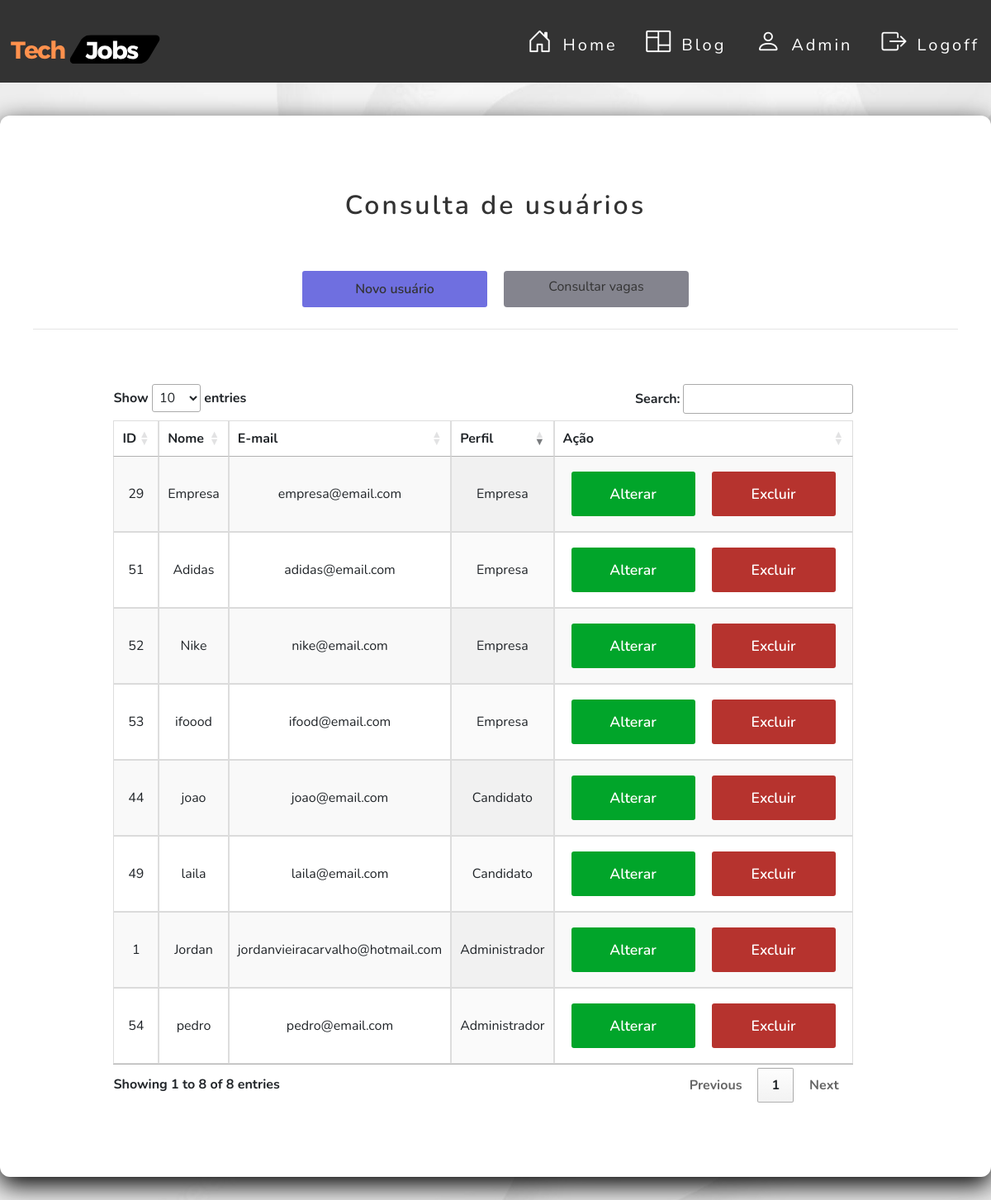
Screenshot of /usuarios/administrador/index.php with the database file from the repository.
### tables this page shows
CREATE TABLE `usuario` (
  `id` int NOT NULL,
  `nome` varchar(40) DEFAULT NULL,
  `razao_social` varchar(50) DEFAULT NULL,
  `cpf` varchar(20) DEFAULT NULL,
  `cnpj` varchar(18) DEFAULT NULL,
  `senha` varchar(50) DEFAULT NULL,
  `email` varchar(50) NOT NULL,
  `sexo` varchar(20) DEFAULT NULL,
  `ddi` varchar(6) DEFAULT NULL,
  `ddd` varchar(20) DEFAULT NULL,
  `numero` varchar(17) DEFAULT NULL,
  `cep` varchar(15) DEFAULT NULL,
  `cidade` varchar(30) DEFAULT NULL,
  `logradouro` varchar(10) DEFAULT NULL,
  `bairro` varchar(30) DEFAULT NULL,
  `lote` varchar(10) DEFAULT NULL,
  `rua` varchar(30) DEFAULT NULL,
  `complemento` varchar(20) DEFAULT NULL,
  `curriculo` varchar(100) NOT NULL,
  `perfil_id` int DEFAULT NULL
);

CREATE TABLE `perfil` (
  `id` int NOT NULL,
  `nome` varchar(50) NOT NULL
);

### src/database/conexao.php (called while the page is built)
<?php
class Conexao
{
    public static function getConexao()
    {
        try {
            return new PDO("mysql:host=127.0.0.1;dbname=techjobsdb", "root", "");
        } catch (\PDOException $e) {
            echo 'Error ao conectar com banco de dados. ' . $e->getMessage();
            return null;
        }
    }
}

### src/dao/usuariodao.php (called while the page is built, shortened)
<?php
include_once __DIR__ . '/../database/conexao.php';
class  UsuarioDAO
{
    private $dbh;
    public function __construct()
    {
        $this->dbh = Conexao::getConexao();
    }
    public function getAll()
    {
        $query = "SELECT * FROM usuario";
        $stmt = $this->dbh->query($query);
        $rows = $stmt->fetchAll();
        $this->dbh = null;
        return $rows;
    }
}

### src/dao/perfildao.php (called while the page is built, shortened)
<?php
include_once __DIR__ . '/../database/conexao.php';
class  PerfilDAO
{
    private $dbh;
    public function __construct()
    {
        $this->dbh = Conexao::getConexao();
    }
    public function getById(int $id)
    {
        $query = "SELECT * FROM perfil WHERE id = :id";
        $stmt = $this->dbh->prepare($query);
        $stmt->bindParam(":id", $id);
        $stmt->execute();
        $row = $stmt->fetch(PDO::FETCH_BOTH);
        $this->dbh = null;
        return $row;
    }
}

### usuarios/administrador/index.php (the view, shortened to what this page needs)
<?php
require_once __DIR__ . '/../../src/dao/usuariodao.php';
require_once __DIR__ . '/../../src/dao/perfildao.php';
$dao = new UsuarioDAO();
$usuarios = $dao->getAll();
$quantidadeRegistros = count($usuarios);
?>
<link href="../../assets/css/button.css" rel="stylesheet">
<link href="../../assets/css/style.css" rel="stylesheet">
<link href="../../assets/css/usuario.css" rel="stylesheet">
<link rel="stylesheet"
      href="https://maxcdn.bootstrapcdn.com/bootstrap/4.0.0/css/bootstrap.min.css"
>
<link rel="stylesheet" href="https://cdn.jsdelivr.net/npm/bootstrap-icons@1.11.1/font/bootstrap-icons.css">
<link rel="stylesheet" href="https://cdnjs.cloudflare.com/ajax/libs/font-awesome/4.7.0/css/font-awesome.min.css"
/>
<link href="https://unpkg.com/progressive-image@1.2.0/dist/index.css" rel="stylesheet" type="text/css">
<link href="https://unpkg.com/aos@2.3.1/dist/aos.css" rel="stylesheet">
<link rel="stylesheet" href="https://cdn.jsdelivr.net/npm/bootstrap-icons@1.11.1/font/bootstrap-icons.css">
<link href=" https://cdn.datatables.net/1.13.6/css/jquery.dataTables.min.css" rel="stylesheet" type="text/css"/>
<header class="main-header">
    <nav class="main-header-content">
        <div class="logo">
            <a href="../../view/home.php">
                <img src="../../assets/img/Tech%20(1).svg" alt="" width="200px" height="100px">
            </a>
        </div>
        <nav class="menu">
            <ul>
                <li class="item-menu">
                    <a href="../../view/home.php">
                        <span class="icon"><i class="bi bi-house-door"></i></span>
                        <span class="txt-link">Home</span>
                    </a>
                </li>
                <li class="item-menu">
                    <a href="../../view/blog.php">
                        <span class="icon"><i class="bi bi-columns"></i></span>
                        <span class="txt-link">Blog</span>
                    </a>
                </li>
                <li class="item-menu">
                    <a href="index.php ">
                        <span class="icon"><i class="bi bi-person"></i></span>
                        <span class="txt-link">Admin</span>
                    </a>
                </li>
                <li class="item-menu">
                    <a href="../../auth/logoff.php">
                        <span class="icon"><i class="bi bi-box-arrow-right"></i></span>
                        <span class="txt-link">Logoff</span>
                    </a>
                </li>
            </ul>
        </nav>
    </nav>
</header>
<main class="main-information">
    <div class="card-information">
        <header class="card-information-header">
            <h2>Consulta de usuários</h2>
        </header>
        <section class="section__btn">
            <a class="btn-blue" href="create.php">Novo usuário</a>
            <a class="btn" href="../../vaga/index.php">Consultar vagas</a>
        </section>
        <hr>
        <div class="container">
            <div class="row text ">
                <div class="col-md-12">
                    <div class="card-body font-weight-bold card-information-main">
                        <div class="card-information-box">
                            <section>
                                <table id="example" class="display" style="width:100%">
                                    <thead>
                                    <tr>
                                        <th>ID</th>
                                        <th>Nome</th>
                                        <th>E-mail</th>
                                        <th>Perfil</th>
                                        <th>Ação</th>
                                    </tr>
                                    </thead>
                                    <tbody>
                                    <?php if ($quantidadeRegistros == "0") : ?>
                                        <tr>
                                            <td colspan="4">Não existem usuários cadastrados.</td>
                                        </tr>
                                    <?php else : ?>
                                        <?php foreach ($usuarios as $usuario):
                                            $id = $usuario['perfil_id'];
                                            $dao1 = new PerfilDAO();
                                            $perfil = $dao1->getById($id);
                                            ?>
                                            <tr>
                                                <td><?php echo $usuario['id']; ?></td>
                                                <td><?= htmlspecialchars($usuario['nome']); ?></td>
                                                <td><?= htmlspecialchars($usuario['email']); ?></td>
                                                <td><?= htmlspecialchars($perfil['nome']); ?></td>
                                                <td class="td__operacao">
                                                    <a class="btnalterar"
                                                       href="edit.php?id=<?= $usuario['id']; ?>">Alterar</a>
                                                    <a class="btnexcluir"
                                                       href="delete.php?id=<?= $usuario['id']; ?>"
                                                       onclick="return confirm('Deseja confirmar a operação?');">Excluir</a>
                                                </td>
                                            </tr>
                                        <?php endforeach; ?>
                                    <?php endif; ?>
                                    </tbody>
                                </table>
                            </section>
                        </div>
                    </div>
                </div>
            </div>
        </div>
    </div>
</main>

### assets/css/button.css (style rules this page uses)
.section__btn { display: flex; justify-content: center; }
.btn { border: none; padding: 10px; margin: 10px; width: 130px; background-color: rgb(132, 132, 142); color: #333333; text-align: center; text-decoration: none; font-weight: 600; border-radius: 3px; flex-basis: 20%; cursor: pointer; transition: 0.6s; }
.btn-blue { border: none; padding: 10px; margin: 10px; width: 130px; background-color: rgb(111, 111, 224); color: #333333; text-align: center; text-decoration: none; font-weight: 600; border-radius: 3px; flex-basis: 20%; cursor: pointer; transition: 0.6s; }
.btnalterar { border: none; width: 150px; padding: 15px 0px; background-color: rgb(1, 165, 42); color: #fff; text-align: center; text-decoration: none; font-size: 1.1rem; font-weight: 600; border-radius: 3px; display: inline-block; margin: 10px; transition: 0.4s; }
.btnexcluir { border: none; width: 150px; padding: 15px 0px; background-color: rgb(182, 51, 46); color: #fff; text-align: center; text-decoration: none; font-size: 1.1rem; font-weight: 600; border-radius: 3px; display: inline-block; margin: 10px; transition: 0.4s; }

### assets/css/style.css (style rules this page uses)
* { margin: 0; padding: 0; box-sizing: border-box; font-family: Nunito, Arial, Helvetica, sans-serif; }
.main-header { width: 100%; background: #333333; padding: 10px 0; height: 100px; }
.main-header .main-header-content { display: flex; max-width: 1800px; margin: 0 auto; justify-content: space-between; height: 100%; }
.main-header .main-header-content .logo { flex-basis: 25%; border: none !important; }
.main-header .main-header-content .logo a { text-decoration: none; font-size: 1.5rem; letter-spacing: 3px; color: coral; padding: 5px; transition: .5s; }
nav.menu { transition: .2s; }
.menu ul { list-style-type: none; display: flex; }
.menu ul li.item-menu a { color: #ffffff; text-decoration: none; transition: .5s; font-size: 20px; padding: 25px 4%; display: flex; margin-bottom: 20px; line-height: 40px; cursor: pointer; letter-spacing: 3px; }
.menu ul li.item-menu a .txt-link { margin-left: 10px; margin-right: 20px; }
.menu ul li.item-menu a .icon { font-size: 30px; margin-left: 15px; }
a { text-decoration: none }

### assets/css/usuario.css (style rules this page uses)
.text { text-align: center; width: 100%; }
.main-information { max-width: 1300px; margin: 0 auto; }
.card-information { width: 100%; background: #ffffff; border-radius: 12px; box-shadow: 0 10px 30px rgb(0, 0, 0); margin: 40px auto; padding: 40px; }
.card-information-header { margin: 30px; flex-basis: 50%; }
.card-information-header > h2 { color: #333333; font-weight: 600; margin: 0 auto; letter-spacing: 3px; text-align: center; border: none; outline: none; padding: 20px 0; }
.card-information-main { display: flex; flex-wrap: wrap; justify-content: center; }
.card-information-box { display: block; flex-wrap: wrap; flex-basis: 40%; margin: 30px 50px; }
table { font-family: arial, sans-serif; border-collapse: collapse; width: 100%; }
td, th { border: 1px solid #dddddd; text-align: center; padding: 20px; }
tr:nth-child(even) { background-color: #dddddd; }
.td__operacao { display: flex; }

### rows the page displays
usuario: id "1", nome "Jordan", email "jordanvieiracarvalho@hotmail.com", perfil.nome "Administrador"
usuario: id "29", nome "Empresa", email "empresa@email.com", perfil.nome "Empresa"
usuario: id "44", nome "joao", email "joao@email.com", perfil.nome "Candidato"
usuario: id "49", nome "laila", email "laila@email.com", perfil.nome "Candidato"
usuario: id "51", nome "Adidas", email "adidas@email.com", perfil.nome "Empresa"
usuario: id "52", nome "Nike", email "nike@email.com", perfil.nome "Empresa"
usuario: id "53", nome "ifoood", email "ifood@email.com", perfil.nome "Empresa"
usuario: id "54", nome "pedro", email "pedro@email.com", perfil.nome "Administrador"
